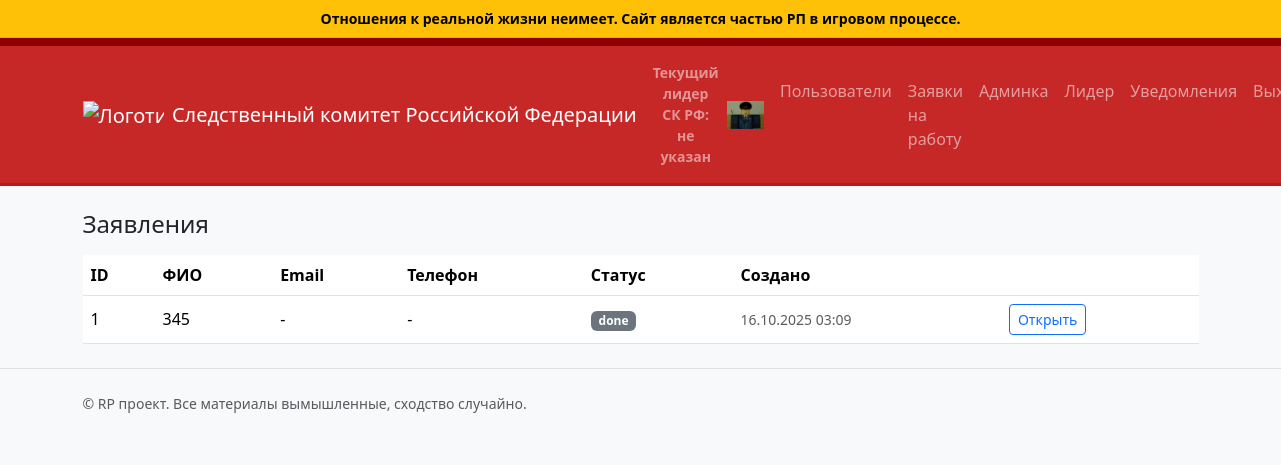
Page /admin/feedback (signed in) on the committed database.
### app.py (models this page shows)
class Feedback(db.Model):
	id = db.Column(db.Integer, primary_key=True)
	full_name = db.Column(db.String(150), nullable=False)
	email = db.Column(db.String(150), nullable=True)
	phone = db.Column(db.String(50), nullable=True)
	message = db.Column(db.Text, nullable=False)
	status = db.Column(db.String(20), default='new', nullable=False)  # new, in_progress, done
	created_at = db.Column(db.DateTime, default=datetime.utcnow, nullable=False)

### app.py (the view)
	def wrapper(*args, **kwargs):
		if not session.get('admin_logged_in'):
			flash('Требуется вход в админ-панель', 'warning')
			return redirect(url_for('admin_login', next=request.path))
		return view_func(*args, **kwargs)

### app.py (called while the page is built)
def login_required(view_func):
	def wrapper(*args, **kwargs):
		if not session.get('admin_logged_in'):
			flash('Требуется вход в админ-панель', 'warning')
			return redirect(url_for('admin_login', next=request.path))
		return view_func(*args, **kwargs)
	wrapper.__name__ = view_func.__name__
	return wrapper

### templates/admin/feedback_list.html (shortened to what this page needs)
{% extends 'base.html' %}
{% block content %}
	<h1 class="h4 mb-3">Заявления</h1>
	<table class="table table-hover align-middle">
		<thead>
			<tr>
				<th>ID</th>
				<th>ФИО</th>
				<th>Email</th>
				<th>Телефон</th>
				<th>Статус</th>
				<th>Создано</th>
				<th></th>
			</tr>
		</thead>
		<tbody>
			{% for i in items %}
			<tr>
				<td>{{ i.id }}</td>
				<td>{{ i.full_name }}</td>
				<td>{{ i.email or '-' }}</td>
				<td>{{ i.phone or '-' }}</td>
				<td><span class="badge bg-secondary">{{ i.status }}</span></td>
				<td class="small text-muted">{{ i.created_at.strftime('%d.%m.%Y %H:%M') }}</td>
				<td><a class="btn btn-sm btn-outline-primary" href="{{ url_for('admin_feedback_detail', fb_id=i.id) }}">Открыть</a></td>
			</tr>
			{% endfor %}
		</tbody>
	</table>
{% endblock %}

### static/styles.css (style rules this page uses)
body { background-color: #f8f9fa; }

### rows in the picture
Feedback: id "1", full_name "345", email "-", phone "-", status "done", created_at "16.10.2025 03:09"
